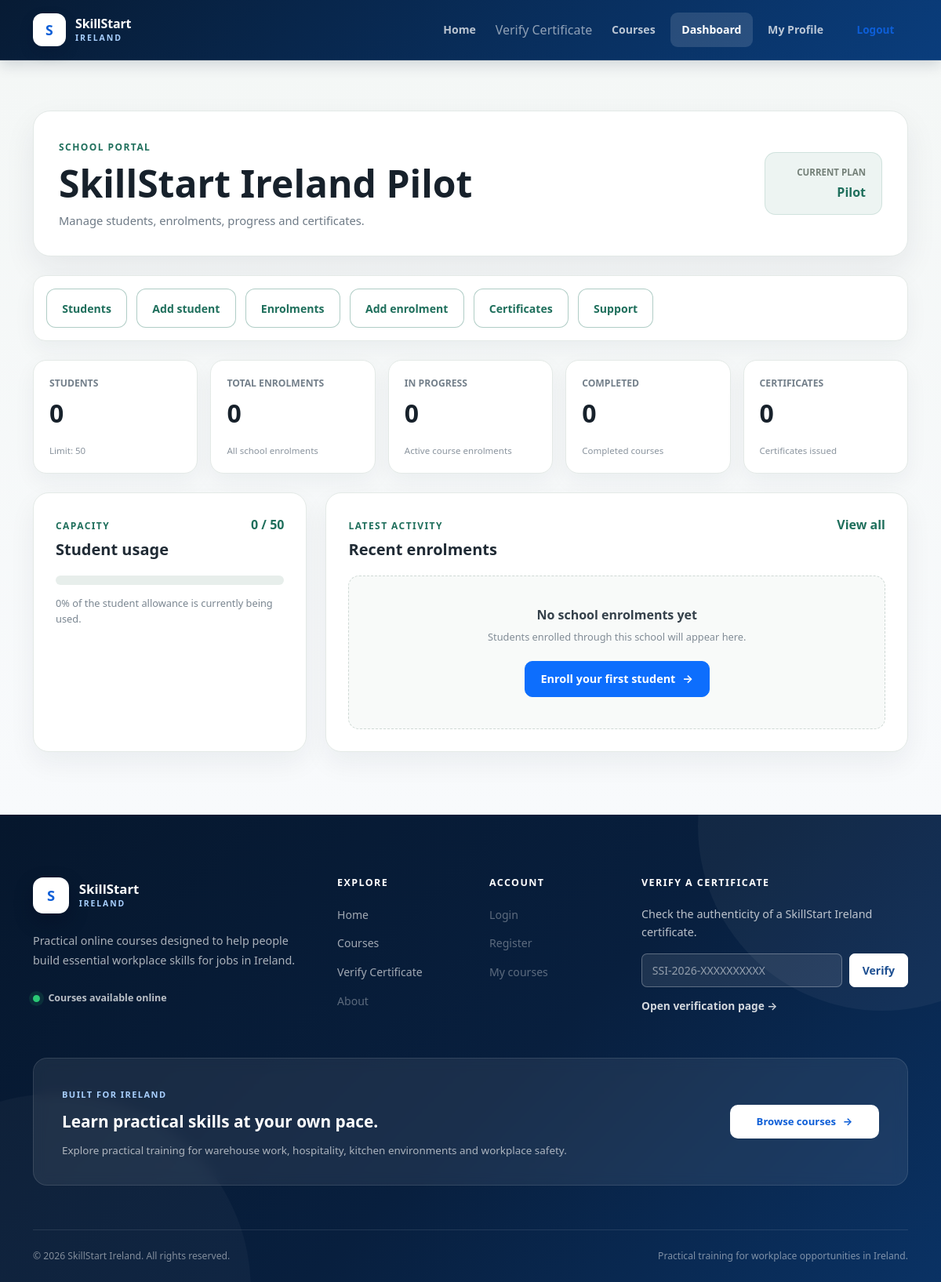
The page /school/ (signed in) on the database as committed earlier.
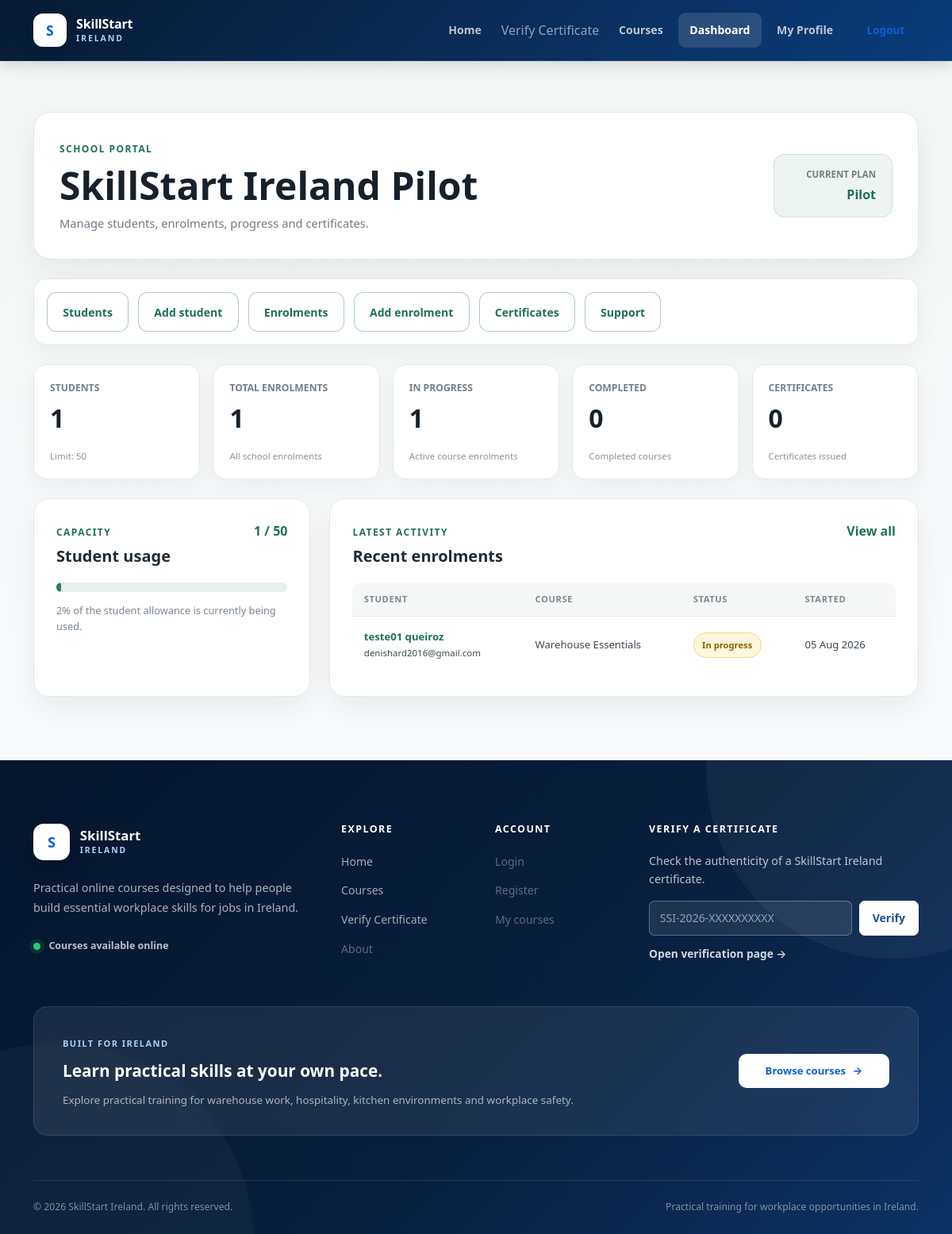
The same page on the database as committed later.
### accounts/models.py (models this page shows, shortened)
class Enrollment(models.Model):
    user = models.ForeignKey(
        settings.AUTH_USER_MODEL,
        on_delete=models.CASCADE,
        related_name="enrollments",
    )
    course = models.ForeignKey(
        Course,
        on_delete=models.CASCADE,
        related_name="enrollments",
    )
    school = models.ForeignKey(
        "schools.School",
        on_delete=models.PROTECT,
        related_name="enrollments",
        blank=True,
        null=True,
    )
    started_at = models.DateTimeField(
        auto_now_add=True,
    )
    completed_at = models.DateTimeField(
        blank=True,
        null=True,
    )
    is_completed = models.BooleanField(
        default=False,
    )
    class Meta:
        ordering = ["-started_at"]
        constraints = [
            models.UniqueConstraint(
                fields=["user", "course"],
                name="unique_user_course_enrollment",
            ),
        ]

### courses/models.py (models this page shows, shortened)
class Course(models.Model):
    category = models.ForeignKey(
        Category,
        on_delete=models.CASCADE,
        related_name="courses",
    )
    title = models.CharField(
        max_length=150,
    )
    description = models.TextField()
    slug = models.SlugField(
        max_length=170,
        unique=True,
    )
    image = models.ImageField(
        upload_to="courses/",
        blank=True,
        null=True,
    )
    is_free = models.BooleanField(
        default=True,
    )
    price = models.DecimalField(
        max_digits=8,
        decimal_places=2,
        default=0,
    )
    currency = models.CharField(
        max_length=3,
        default="EUR",
    )
    is_published = models.BooleanField(
        default=False,
    )
    created_at = models.DateTimeField(
        auto_now_add=True,
    )
    class Meta:
        ordering = ("title",)

### schools/views.py (the view)
@school_administrator_required
def dashboard(request):
    school = request.school
    school_enrollments = (
        Enrollment.objects
        .filter(school=school)
        .select_related(
            "user",
            "course",
        )
    )
    total_students = school.active_student_count
    total_enrollments = school_enrollments.count()
    active_enrollments = (
        school_enrollments
        .filter(is_completed=False)
        .count()
    )
    completed_courses = (
        school_enrollments
        .filter(is_completed=True)
        .count()
    )
    certificate_count = (
        Certificate.objects
        .filter(
            enrollment__school=school,
        )
        .count()
    )
    recent_enrollments = (
        school_enrollments
        .order_by("-started_at")[:5]
    )
    if school.student_limit > 0:
        student_capacity_percentage = min(
            round(
                total_students
                / school.student_limit
                * 100
            ),
            100,
        )
    else:
        student_capacity_percentage = 0
    context = {
        "school": school,
        "school_administrator": (
            request.school_administrator
        ),
        "total_students": total_students,
        "total_enrollments": total_enrollments,
        "active_enrollments": active_enrollments,
        "completed_courses": completed_courses,
        "certificate_count": certificate_count,
        "recent_enrollments": recent_enrollments,
        "student_capacity_percentage": (
            student_capacity_percentage
        ),
    }
    return render(
        request,
        "schools/dashboard.html",
        context,
    )

### schools/models.py (called while the page is built)
    @property
    def active_student_count(self):
        return self.student_memberships.filter(
            is_active=True,
        ).count()

### schools/templates/schools/dashboard.html (shortened to what the changed rows need)
{% extends "base.html" %}
{% block content %}
<section class="school-dashboard-section">
    <div class="container">
        <header class="school-dashboard-header">
            <div class="school-dashboard-school">
                <div>
                    <h1>
                        {{ school.name }}
                    </h1>
                </div>
            </div>
        </header>
        <div class="school-dashboard-statistics">
            <article class="school-dashboard-stat-card">
                <span>
                    Students
                </span>
                <strong>
                    {{ total_students }}
                </strong>
                <small>
                    Limit: {{ school.student_limit }}
                </small>
            </article>
            <article class="school-dashboard-stat-card">
                <span>
                    Total enrolments
                </span>
                <strong>
                    {{ total_enrollments }}
                </strong>
                <small>
                    All school enrolments
                </small>
            </article>
            <article class="school-dashboard-stat-card">
                <span>
                    In progress
                </span>
                <strong>
                    {{ active_enrollments }}
                </strong>
                <small>
                    Active course enrolments
                </small>
            </article>
        </div>
        <div class="school-dashboard-content">
            <section class="school-dashboard-card">
                <div class="school-dashboard-card-header">
                    <div>
                        <span class="school-dashboard-label">
                        </span>
                        <h2>
                            Student usage
                        </h2>
                    </div>
                    <strong>
                        {{ total_students }}
                        /
                        {{ school.student_limit }}
                    </strong>
                </div>
                <div
                    class="school-dashboard-progress"
                    role="progressbar"
                    aria-label="Student capacity usage"
                    aria-valuenow="{{ student_capacity_percentage }}"
                    aria-valuemin="0"
                    aria-valuemax="100"
                >
                    <div
                        class="school-dashboard-progress-fill"
                        style="width: {{ student_capacity_percentage }}%;"
                    ></div>
                </div>
                <p>
                    {{ student_capacity_percentage }}% of the
                    student allowance is currently being used.
                </p>
            </section>
            <section class="school-dashboard-card">
                <div class="school-dashboard-card-header">
                    <div>
                        <h2>
                            Recent enrolments
                        </h2>
                    </div>
                </div>
                {% if recent_enrollments %}
                    <div class="school-dashboard-table-wrapper">
                        <table class="school-dashboard-table">
                            <thead>
                                <tr>
                                    <th>
                                        Student
                                    </th>
                                    <th>
                                        Course
                                    </th>
                                    <th>
                                        Status
                                    </th>
                                    <th>
                                        Started
                                    </th>
                                </tr>
                            </thead>
                            <tbody>
                                {% for enrollment in recent_enrollments %}
                                    <tr>
                                        <td>
                                            <a
                                                href="{% url 'schools:student_detail' enrollment.user.id %}"
                                                class="school-student-name-link"
                                            >
                                                {% if enrollment.user.get_full_name %}
                                                    {{ enrollment.user.get_full_name }}
                                                {% else %}
                                                    {{ enrollment.user.username }}
                                                {% endif %}
                                            </a>
                                            <br>
                                            <small>
                                                {{ enrollment.user.email|default:"No email" }}
                                            </small>
                                        </td>
                                        <td>
                                            {{ enrollment.course.title }}
                                        </td>
                                        <td>
                                            {% if enrollment.is_completed %}
                                                <span class="school-enrollment-status school-enrollment-status-completed">
                                                    Completed
                                                </span>
                                            {% else %}
                                                <span class="school-enrollment-status school-enrollment-status-progress">
                                                    In progress
                                                </span>
                                            {% endif %}
                                        </td>
                                        <td>
                                            {{ enrollment.started_at|date:"d M Y" }}
                                        </td>
                                    </tr>
                                {% endfor %}
                            </tbody>
                        </table>
                    </div>
                {% else %}
                    <div class="school-dashboard-empty">
                        <h3>
                            No school enrolments yet
                        </h3>
                        <p>
                            Students enrolled through this school
                            will appear here.
                        </p>
                        <a
                            href="{% url 'schools:enrollment_create' %}"
                            class="student-profile-save-button"
                        >
                            Enroll your first student
                            <span aria-hidden="true">→</span>
                        </a>
                    </div>
                {% endif %}
            </section>
        </div>
    </div>
</section>
{% endblock %}

Rows that differ between the two databases and show on the page:
added Enrollment: user.get_full_name "teste01 queiroz", user.email "denishard2016@gmail.com", course "Warehouse Essentials", is_completed "In progress", started_at "05 Aug 2026"
Other text that changed with them:
{{ total_students }}: "0" → "1"
{{ total_enrollments }}: "0" → "1"
{{ active_enrollments }}: "0" → "1"
{{ student_capacity_percentage }}: "0" → "2"
text no longer shown: "No school enrolments yet Students enrolled through this school will appear here. Enroll your first student →"
text now shown: "STUDENT COURSE STATUS STARTED"
